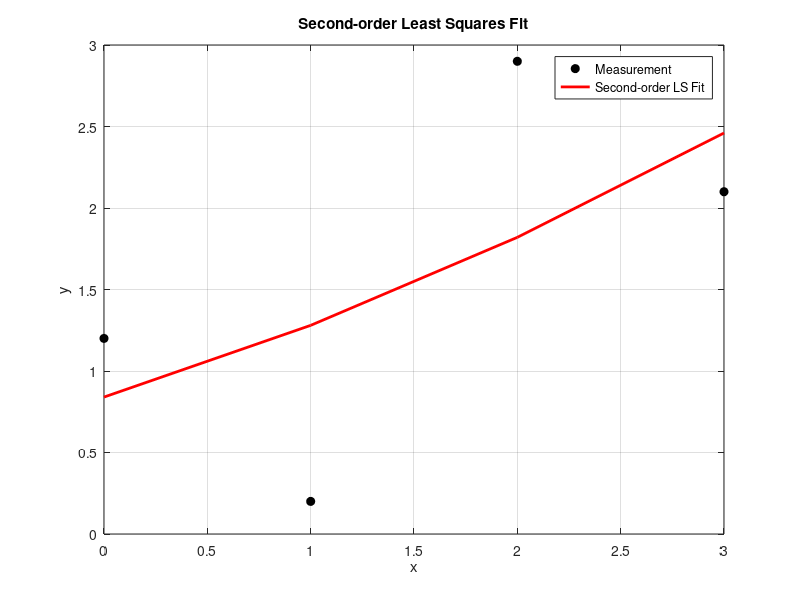

Here is the MATLAB script that generated this plot:
% Second-order least squares fit (quadratic)
% Given data vectors x and y

x = [0 1 2 3]';              % Example input data (column vector)
y = [1.2 0.2 2.9 2.1]';  % Corresponding Measurement values

% Design matrix A for second-order: [1 x x^2]
A = [ones(length(x), 1), x, x.^2];

% Least squares solution: theta = inv(A'*A) * A' * y
theta = inv(A' * A) * A' * y;

% Fitted output
y_fit = A * theta;

% Plotting
figure;
plot(x, y, 'ko', 'MarkerFaceColor', 'k'); hold on;
plot(x, y_fit, 'r-', 'LineWidth', 2);
legend('Measurement', 'Second-order LS Fit');
xlabel('x'); ylabel('y');
title('Second-order Least Squares Fit');
grid on;
